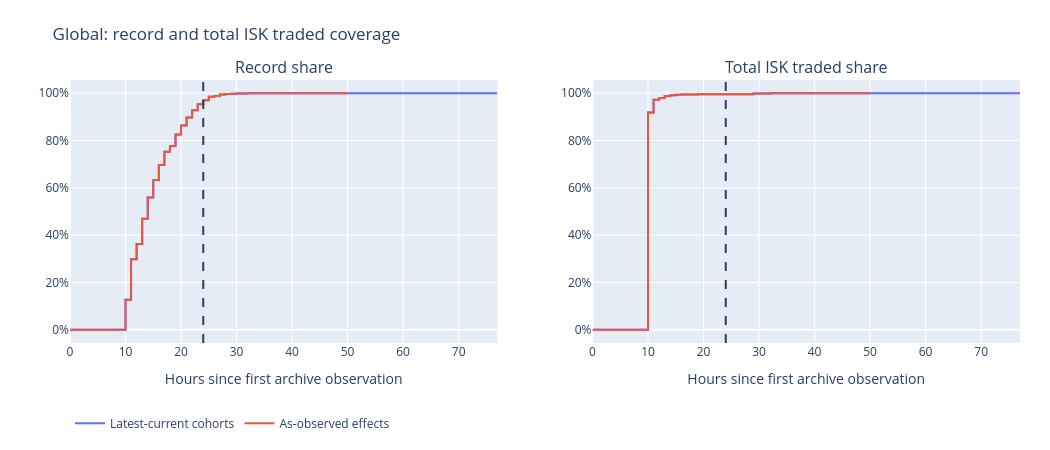

Notebook source saved alongside this figure:
### Code cell
for scope_name, cohort_curve, observed_curve in (
    ("Global", global_cohort_curve, global_observed_curve),
    ("The Forge", forge_cohort_curve, forge_observed_curve),
):
    if cohort_curve.is_empty() and observed_curve.is_empty():
        continue
    share_chart = make_subplots(rows=1, cols=2, subplot_titles=("Record share", "Total ISK traded share"))
    for view_name, curve, color in (
        ("Latest-current cohorts", cohort_curve, px.colors.qualitative.Plotly[0]),
        ("As-observed effects", observed_curve, px.colors.qualitative.Plotly[1]),
    ):
        for panel, measure in ((1, "row_share"), (2, "total_isk_traded_share")):
            share_chart.add_trace(
                go.Scatter(
                    x=curve["elapsed_hours"],
                    y=curve[measure],
                    name=view_name,
                    legendgroup=view_name,
                    showlegend=panel == 1,
                    line={"shape": "hv", "color": color},
                    customdata=curve["observed_at"],
                    hovertemplate="UTC %{customdata}<br>elapsed=%{x}h<br>share=%{y:.2%}<extra></extra>",
                ),
                row=1,
                col=panel,
            )
    format_chart(share_chart, width=1050, height=450)
    share_chart.add_vline(x=LATE_CUTOFF_HOURS, line_dash="dash")
    share_chart.update_xaxes(title_text="Hours since first archive observation")
    share_chart.update_yaxes(tickformat=".0%")
    share_chart.update_layout(title=f"{scope_name}: record and total ISK traded coverage")
    share_chart.show()

### Figure 1 — Plotly figure (JSON) as saved in the notebook; plotly's stock layout.template omitted (floating-point values rounded to 4 significant figures)
{"data": [{"customdata": ["2026-10-12T02:11:03.360105Z", "2026-10-12T12:11:03.361029Z", "2026-10-12T13:11:03.361111Z", "2026-10-12T14:11:03.361197Z", "2026-10-12T15:11:03.361285Z", "2026-10-12T16:11:03.361368Z", "2026-10-12T17:11:03.361460Z", "2026-10-12T18:11:03.361544Z", "2026-10-12T19:11:03.361634Z", "2026-10-12T20:11:03.361723Z", "2026-10-12T21:11:03.361809Z", "2026-10-12T22:11:03.361897Z", "2026-10-12T23:11:03.361982Z", "2026-10-13T00:11:03.362065Z", "2026-10-13T01:11:03.362728Z", "2026-10-13T02:11:03.362869Z", "2026-10-13T03:11:03.362948Z", "2026-10-13T04:11:03.363033Z", "2026-10-13T05:11:03.363117Z", "2026-10-13T06:11:03.363207Z", "2026-10-13T07:11:03.363295Z", "2026-10-13T08:11:03.363380Z", "2026-10-13T09:11:03.363912Z", "2026-10-13T10:11:03.364054Z", "2026-10-14T01:11:03.366425Z", "2026-10-14T04:11:03.366678Z", "2026-10-15T07:11:03.380482Z"], "hovertemplate": "UTC %{customdata}<br>elapsed=%{x}h<br>share=%{y:.2%}<extra></extra>", "legendgroup": "Latest-current cohorts", "line": {"color": "#636EFA", "shape": "hv"}, "name": "Latest-current cohorts", "showlegend": true, "type": "scatter", "x": [0.0, 10.0, 11.0, 12.0, 13.0, 14.0, 15.0, 16.0, 17.0, 18.0, 19.0, 20.0, 21.0, 22.0, 23.0, 24.0, 25.0, 26.0, 27.0, 28.0, 29.0, 30.0, 31.0, 32.0, 47.0, 50.0, 77.0], "xaxis": "x", "y": [3.579e-05, 0.1267, 0.2983, 0.3628, 0.4697, 0.5588, 0.6334, 0.6965, 0.7529, 0.7771, 0.8249, 0.8634, 0.897, 0.9274, 0.9526, 0.9705, 0.9843, 0.9885, 0.9941, 0.9969, 0.9976, 0.9982, 0.9988, 0.9999, 0.9999, 1.0, 1.0], "yaxis": "y"}, {"customdata": ["2026-10-12T02:11:03.360105Z", "2026-10-12T12:11:03.361029Z", "2026-10-12T13:11:03.361111Z", "2026-10-12T14:11:03.361197Z", "2026-10-12T15:11:03.361285Z", "2026-10-12T16:11:03.361368Z", "2026-10-12T17:11:03.361460Z", "2026-10-12T18:11:03.361544Z", "2026-10-12T19:11:03.361634Z", "2026-10-12T20:11:03.361723Z", "2026-10-12T21:11:03.361809Z", "2026-10-12T22:11:03.361897Z", "2026-10-12T23:11:03.361982Z", "2026-10-13T00:11:03.362065Z", "2026-10-13T01:11:03.362728Z", "2026-10-13T02:11:03.362869Z", "2026-10-13T03:11:03.362948Z", "2026-10-13T04:11:03.363033Z", "2026-10-13T05:11:03.363117Z", "2026-10-13T06:11:03.363207Z", "2026-10-13T07:11:03.363295Z", "2026-10-13T08:11:03.363380Z", "2026-10-13T09:11:03.363912Z", "2026-10-13T10:11:03.364054Z", "2026-10-14T01:11:03.366425Z", "2026-10-14T04:11:03.366678Z", "2026-10-15T07:11:03.380482Z"], "hovertemplate": "UTC %{customdata}<br>elapsed=%{x}h<br>share=%{y:.2%}<extra></extra>", "legendgroup": "Latest-current cohorts", "line": {"color": "#636EFA", "shape": "hv"}, "name": "Latest-current cohorts", "showlegend": false, "type": "scatter", "x": [0.0, 10.0, 11.0, 12.0, 13.0, 14.0, 15.0, 16.0, 17.0, 18.0, 19.0, 20.0, 21.0, 22.0, 23.0, 24.0, 25.0, 26.0, 27.0, 28.0, 29.0, 30.0, 31.0, 32.0, 47.0, 50.0, 77.0], "xaxis": "x2", "y": [1.175e-07, 0.9178, 0.9725, 0.9799, 0.9875, 0.9911, 0.9928, 0.9938, 0.9946, 0.9948, 0.9951, 0.9953, 0.9955, 0.9956, 0.9956, 0.9957, 0.9957, 0.9957, 0.9957, 0.9958, 0.9985, 0.9987, 0.9987, 1.0, 1.0, 1.0, 1.0], "yaxis": "y2"}, {"customdata": ["2026-10-12T02:11:03.360105Z", "2026-10-12T12:11:03.361029Z", "2026-10-12T13:11:03.361111Z", "2026-10-12T14:11:03.361197Z", "2026-10-12T15:11:03.361285Z", "2026-10-12T16:11:03.361368Z", "2026-10-12T17:11:03.361460Z", "2026-10-12T18:11:03.361544Z", "2026-10-12T19:11:03.361634Z", "2026-10-12T20:11:03.361723Z", "2026-10-12T21:11:03.361809Z", "2026-10-12T22:11:03.361897Z", "2026-10-12T23:11:03.361982Z", "2026-10-13T00:11:03.362065Z", "2026-10-13T01:11:03.362728Z", "2026-10-13T02:11:03.362869Z", "2026-10-13T03:11:03.362948Z", "2026-10-13T04:11:03.363033Z", "2026-10-13T05:11:03.363117Z", "2026-10-13T06:11:03.363207Z", "2026-10-13T07:11:03.363295Z", "2026-10-13T08:11:03.363380Z", "2026-10-13T09:11:03.363912Z", "2026-10-13T10:11:03.364054Z", "2026-10-14T01:11:03.366425Z", "2026-10-14T04:11:03.366678Z"], "hovertemplate": "UTC %{customdata}<br>elapsed=%{x}h<br>share=%{y:.2%}<extra></extra>", "legendgroup": "As-observed effects", "line": {"color": "#EF553B", "shape": "hv"}, "name": "As-observed effects", "showlegend": true, "type": "scatter", "x": [0.0, 10.0, 11.0, 12.0, 13.0, 14.0, 15.0, 16.0, 17.0, 18.0, 19.0, 20.0, 21.0, 22.0, 23.0, 24.0, 25.0, 26.0, 27.0, 28.0, 29.0, 30.0, 31.0, 32.0, 47.0, 50.0], "xaxis": "x", "y": [3.579e-05, 0.1267, 0.2983, 0.3628, 0.4697, 0.5588, 0.6334, 0.6965, 0.7529, 0.7771, 0.8249, 0.8634, 0.897, 0.9274, 0.9526, 0.9705, 0.9843, 0.9885, 0.9941, 0.9969, 0.9976, 0.9982, 0.9988, 0.9999, 0.9999, 1.0], "yaxis": "y"}, {"customdata": ["2026-10-12T02:11:03.360105Z", "2026-10-12T12:11:03.361029Z", "2026-10-12T13:11:03.361111Z", "2026-10-12T14:11:03.361197Z", "2026-10-12T15:11:03.361285Z", "2026-10-12T16:11:03.361368Z", "2026-10-12T17:11:03.361460Z", "2026-10-12T18:11:03.361544Z", "2026-10-12T19:11:03.361634Z", "2026-10-12T20:11:03.361723Z", "2026-10-12T21:11:03.361809Z", "2026-10-12T22:11:03.361897Z", "2026-10-12T23:11:03.361982Z", "2026-10-13T00:11:03.362065Z", "2026-10-13T01:11:03.362728Z", "2026-10-13T02:11:03.362869Z", "2026-10-13T03:11:03.362948Z", "2026-10-13T04:11:03.363033Z", "2026-10-13T05:11:03.363117Z", "2026-10-13T06:11:03.363207Z", "2026-10-13T07:11:03.363295Z", "2026-10-13T08:11:03.363380Z", "2026-10-13T09:11:03.363912Z", "2026-10-13T10:11:03.364054Z", "2026-10-14T01:11:03.366425Z", "2026-10-14T04:11:03.366678Z"], "hovertemplate": "UTC %{customdata}<br>elapsed=%{x}h<br>share=%{y:.2%}<extra></extra>", "legendgroup": "As-observed effects", "line": {"color": "#EF553B", "shape": "hv"}, "name": "As-observed effects", "showlegend": false, "type": "scatter", "x": [0.0, 10.0, 11.0, 12.0, 13.0, 14.0, 15.0, 16.0, 17.0, 18.0, 19.0, 20.0, 21.0, 22.0, 23.0, 24.0, 25.0, 26.0, 27.0, 28.0, 29.0, 30.0, 31.0, 32.0, 47.0, 50.0], "xaxis": "x2", "y": [1.175e-07, 0.9178, 0.9725, 0.9799, 0.9875, 0.9911, 0.9928, 0.9938, 0.9946, 0.9948, 0.9951, 0.9953, 0.9955, 0.9956, 0.9956, 0.9957, 0.9957, 0.9957, 0.9957, 0.9958, 0.9985, 0.9987, 0.9987, 1.0, 1.0, 1.0], "yaxis": "y2"}], "layout": {"annotations": [{"font": {"size": 16}, "showarrow": false, "text": "Record share", "x": 0.225, "xanchor": "center", "xref": "paper", "y": 1, "yanchor": "bottom", "yref": "paper"}, {"font": {"size": 16}, "showarrow": false, "text": "Total ISK traded share", "x": 0.775, "xanchor": "center", "xref": "paper", "y": 1, "yanchor": "bottom", "yref": "paper"}], "autosize": false, "height": 450, "legend": {"orientation": "h", "x": 0, "y": -0.25, "yanchor": "top"}, "margin": {"b": 100, "l": 70, "r": 30, "t": 80}, "shapes": [{"line": {"dash": "dash"}, "type": "line", "x0": 24, "x1": 24, "xref": "x", "y0": 0, "y1": 1, "yref": "y domain"}, {"line": {"dash": "dash"}, "type": "line", "x0": 24, "x1": 24, "xref": "x2", "y0": 0, "y1": 1, "yref": "y2 domain"}], "title": {"text": "Global: record and total ISK traded coverage"}, "width": 1050, "xaxis": {"anchor": "y", "automargin": true, "domain": [0, 0.45], "nticks": 8, "title": {"text": "Hours since first archive observation"}}, "xaxis2": {"anchor": "y2", "automargin": true, "domain": [0.55, 1], "nticks": 8, "title": {"text": "Hours since first archive observation"}}, "yaxis": {"anchor": "x", "automargin": true, "domain": [0, 1], "tickformat": ".0%"}, "yaxis2": {"anchor": "x2", "automargin": true, "domain": [0, 1], "tickformat": ".0%"}}}
